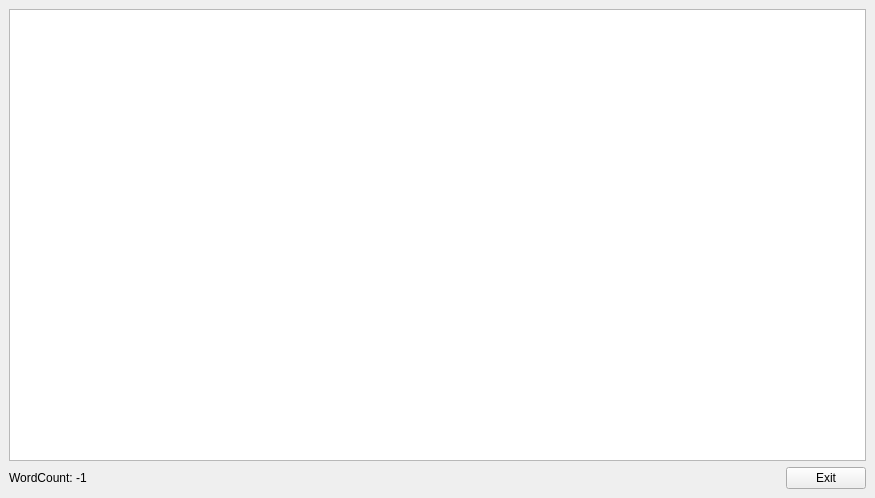
<?xml version="1.0" encoding="UTF-8"?>
<ui version="4.0">
 <class>MainWindow</class>
 <widget class="QMainWindow" name="MainWindow">
  <property name="geometry">
   <rect>
    <x>0</x>
    <y>0</y>
    <width>875</width>
    <height>498</height>
   </rect>
  </property>
  <property name="windowTitle">
   <string>Notepad--</string>
  </property>
  <property name="windowIcon">
   <iconset resource="resources.qrc">
    <normaloff>:/notepad.ico</normaloff>:/notepad.ico</iconset>
  </property>
  <widget class="QWidget" name="centralwidget">
   <layout class="QVBoxLayout" name="verticalLayout_2">
    <item>
     <layout class="QVBoxLayout" name="verticalLayout">
      <item>
       <widget class="QPlainTextEdit" name="plainTextEditMain"/>
      </item>
      <item>
       <layout class="QHBoxLayout" name="horizontalLayout">
        <item>
         <widget class="QLabel" name="labelWordCount">
          <property name="text">
           <string>WordCount: -1</string>
          </property>
         </widget>
        </item>
        <item>
         <spacer name="horizontalSpacer">
          <property name="orientation">
           <enum>Qt::Horizontal</enum>
          </property>
          <property name="sizeHint" stdset="0">
           <size>
            <width>40</width>
            <height>20</height>
           </size>
          </property>
         </spacer>
        </item>
        <item>
         <widget class="QPushButton" name="pushButtonExit">
          <property name="text">
           <string>Exit</string>
          </property>
         </widget>
        </item>
       </layout>
      </item>
     </layout>
    </item>
   </layout>
  </widget>
  <widget class="QMenuBar" name="menubar">
   <property name="geometry">
    <rect>
     <x>0</x>
     <y>0</y>
     <width>875</width>
     <height>22</height>
    </rect>
   </property>
  </widget>
 </widget>
 <resources>
  <include location="resources.qrc"/>
 </resources>
 <connections/>
</ui>
